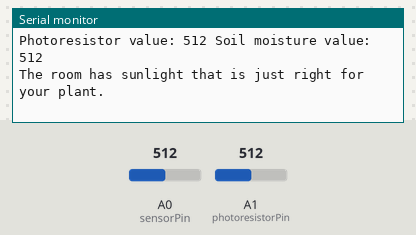
Bench run of a sketch on a simulated Arduino Uno, built with avr-gcc and run on an emulated ATmega328P. Shown: the last lines printed to the serial monitor. The inputs (shaded band) are chosen by the test bench; at power-on: A1 (photoresistorPin) = 512, A0 (sensorPin) = 512.

Above: at 1.2 s.
1.3 s: A1 (photoresistorPin) set to 211
At 1.37 s:
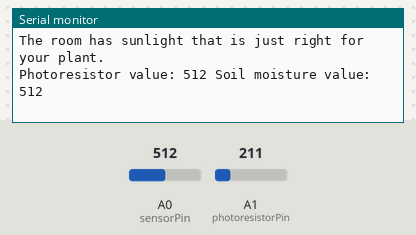
4.3 s: A1 (photoresistorPin) set to 182
At 4.49 s:
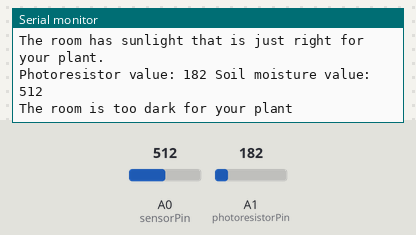
6.0 s: A0 (sensorPin) set to 105
At 6.04 s:
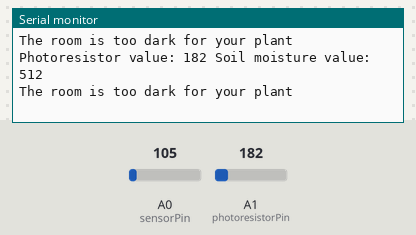
9.0 s: A0 (sensorPin) set to 92
At 9.06 s:
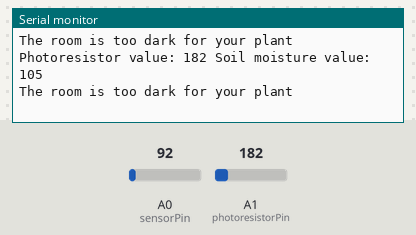
Timing chart, 0 to 12.0 s (numbered marks = the images above; inputs shaded):
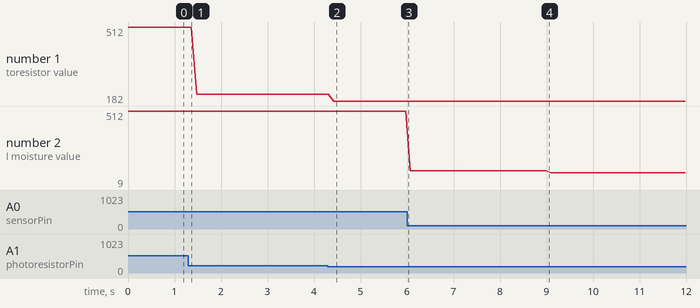

The sketch:

WaterSystem.ino
```cpp
/*
  Code for our Automatic Smart Watering system, Plant Doctor,
  that detects soil moisture and waters the soil as needed based
  on moisture level. Additionally, the code detects the sunlight
  levels of the room and whether the room light is bright enough for
  the plant.

  CS 6452 - Prototyping Interactive Systems
*/
// Declare variables for pins
const int sensorPin = A0;
const int sensorPower = 8;
const int photoresistorPin = A1;

// Variable for sensor readings
int sensorValue;
int lightValue;

// Delay time between sensor readings (milliseconds)
const int longDelayTime = 1000;
const int shortDelayTime = 10;

// The wet and dry thresholds for the soil
// Wetness level is between the range 200 to 240
// Dryness level is between the range 480 to 540
int wetLow = 200;
int wetHigh = 240;
int dryLow = 480;
int dryHigh = 540;

// The sunlight threshold for brightness
int lightThreshold = 200;

void setup(){ // code that only runs once
  // Set pins as outputs
  pinMode(sensorPower,OUTPUT);

  // Initialize serial communication
  Serial.begin(9600);
}

// TODO: Determine which delay time we prefer (short or long)
void loop(){ // code that loops forever


  // Take reading from sensors
  sensorValue = analogRead(sensorPin);
  lightValue = analogRead(photoresistorPin);

  // Print the light and moisture sensor readings to the serial monitor
  Serial.print("Photoresistor value: ");
  Serial.print(lightValue);
  Serial.print(" Soil moisture value: ");
  Serial.println(sensorValue);

   if (Serial.available() > 0) {
    char pumpState = Serial.read();
    if (pumpState == '1') {
      digitalWrite(sensorPower,HIGH);
    }
    else if (pumpState == '0') {
      digitalWrite(sensorPower,LOW);
    }
  }

  // If the light value readings is below the threshold, the room is too dark. Otherwise, the sunlight is adequate
   if (lightValue < lightThreshold) {
    Serial.println("The room is too dark for your plant");
   } else {
    Serial.println("The room has sunlight that is just right for your plant.");
   }

}
```

Measured:
- the behaviour switches between 200 and 199 on A1 (photoresistorPin) (found by bisection; images 1 and 2)
- after the input at 4.3 s, the serial monitor: prints a new line after 0.12 s (image 2)
- plotted number 1: 512 → 211 after the input at 1.3 s, 211 → 182 after the input at 4.3 s
- plotted number 2: 512 → 105 after the input at 6.0 s, 105 → 9 after the input at 9.0 s
